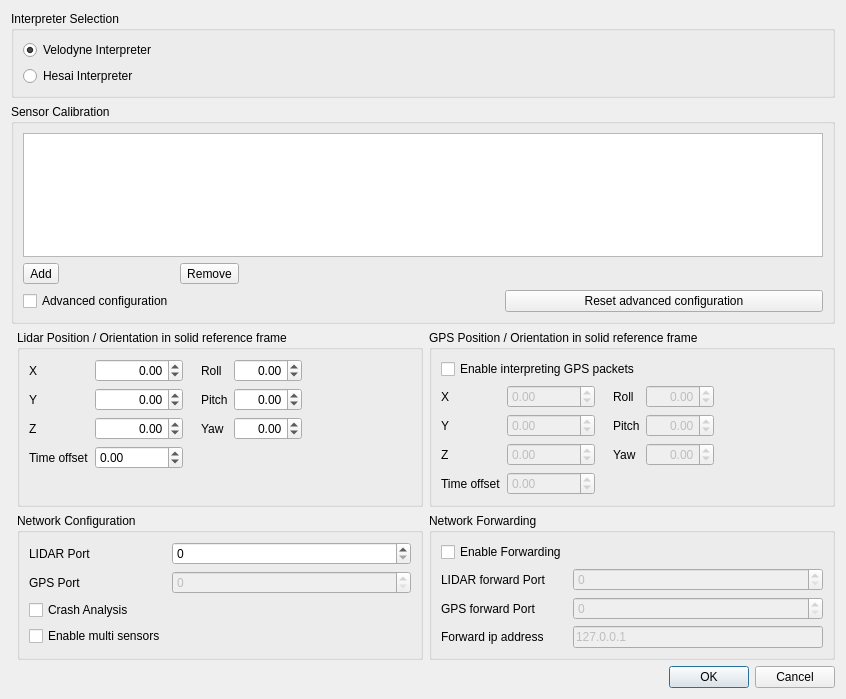
<?xml version="1.0" encoding="UTF-8"?>
<ui version="4.0">
 <class>vvCalibrationDialog</class>
 <widget class="QDialog" name="vvCalibrationDialog">
  <property name="geometry">
   <rect>
    <x>0</x>
    <y>0</y>
    <width>846</width>
    <height>699</height>
   </rect>
  </property>
  <property name="windowTitle">
   <string>Sensor Configuration</string>
  </property>
  <layout class="QGridLayout" name="gridLayout_2" columnstretch="0,0,0">
   <item row="2" column="1">
    <widget class="QGroupBox" name="LidarPositionOrientationGroup">
     <property name="title">
      <string>Lidar Position / Orientation in solid reference frame</string>
     </property>
     <layout class="QHBoxLayout" name="horizontalLayout">
      <item>
       <layout class="QFormLayout" name="RotationLayout">
        <item row="0" column="0">
         <widget class="QLabel" name="LidarXLabel">
          <property name="text">
           <string>X</string>
          </property>
         </widget>
        </item>
        <item row="0" column="1">
         <widget class="QDoubleSpinBox" name="LidarXSpinBox">
          <property name="alignment">
           <set>Qt::AlignRight|Qt::AlignTrailing|Qt::AlignVCenter</set>
          </property>
          <property name="minimum">
           <double>-100.000000000000000</double>
          </property>
          <property name="maximum">
           <double>100.000000000000000</double>
          </property>
         </widget>
        </item>
        <item row="1" column="0">
         <widget class="QLabel" name="LidarYLabel">
          <property name="text">
           <string>Y</string>
          </property>
         </widget>
        </item>
        <item row="1" column="1">
         <widget class="QDoubleSpinBox" name="LidarYSpinBox">
          <property name="alignment">
           <set>Qt::AlignRight|Qt::AlignTrailing|Qt::AlignVCenter</set>
          </property>
          <property name="minimum">
           <double>-100.000000000000000</double>
          </property>
          <property name="maximum">
           <double>100.000000000000000</double>
          </property>
         </widget>
        </item>
        <item row="2" column="0">
         <widget class="QLabel" name="LidarZLabel">
          <property name="text">
           <string>Z</string>
          </property>
         </widget>
        </item>
        <item row="2" column="1">
         <widget class="QDoubleSpinBox" name="LidarZSpinBox">
          <property name="alignment">
           <set>Qt::AlignRight|Qt::AlignTrailing|Qt::AlignVCenter</set>
          </property>
          <property name="minimum">
           <double>-100.000000000000000</double>
          </property>
          <property name="maximum">
           <double>100.000000000000000</double>
          </property>
         </widget>
        </item>
        <item row="3" column="0">
         <widget class="QLabel" name="lidarTimeOffsetLabel">
          <property name="text">
           <string>Time offset</string>
          </property>
         </widget>
        </item>
        <item row="3" column="1">
         <widget class="QDoubleSpinBox" name="lidarTimeOffsetSpinBox">
          <property name="minimum">
           <double>-1000000000.000000000000000</double>
          </property>
          <property name="maximum">
           <double>1000000000.000000000000000</double>
          </property>
         </widget>
        </item>
       </layout>
      </item>
      <item>
       <spacer name="horizontalSpacer_3">
        <property name="orientation">
         <enum>Qt::Horizontal</enum>
        </property>
        <property name="sizeType">
         <enum>QSizePolicy::Fixed</enum>
        </property>
        <property name="sizeHint" stdset="0">
         <size>
          <width>12</width>
          <height>20</height>
         </size>
        </property>
       </spacer>
      </item>
      <item>
       <layout class="QFormLayout" name="OriginLayout">
        <property name="fieldGrowthPolicy">
         <enum>QFormLayout::AllNonFixedFieldsGrow</enum>
        </property>
        <item row="2" column="0">
         <widget class="QLabel" name="LidarPitchLabel">
          <property name="text">
           <string>Pitch</string>
          </property>
         </widget>
        </item>
        <item row="2" column="1">
         <widget class="QDoubleSpinBox" name="LidarPitchSpinBox">
          <property name="alignment">
           <set>Qt::AlignRight|Qt::AlignTrailing|Qt::AlignVCenter</set>
          </property>
          <property name="minimum">
           <double>-90.000000000000000</double>
          </property>
          <property name="maximum">
           <double>90.000000000000000</double>
          </property>
         </widget>
        </item>
        <item row="4" column="0">
         <widget class="QLabel" name="LidarYawLabel">
          <property name="text">
           <string>Yaw</string>
          </property>
         </widget>
        </item>
        <item row="4" column="1">
         <widget class="QDoubleSpinBox" name="LidarYawSpinBox">
          <property name="alignment">
           <set>Qt::AlignRight|Qt::AlignTrailing|Qt::AlignVCenter</set>
          </property>
          <property name="minimum">
           <double>-360.000000000000000</double>
          </property>
          <property name="maximum">
           <double>360.000000000000000</double>
          </property>
         </widget>
        </item>
        <item row="1" column="0">
         <widget class="QLabel" name="LidarRollLabel">
          <property name="text">
           <string>Roll</string>
          </property>
         </widget>
        </item>
        <item row="1" column="1">
         <widget class="QDoubleSpinBox" name="LidarRollSpinBox">
          <property name="alignment">
           <set>Qt::AlignRight|Qt::AlignTrailing|Qt::AlignVCenter</set>
          </property>
          <property name="minimum">
           <double>-180.000000000000000</double>
          </property>
          <property name="maximum">
           <double>180.000000000000000</double>
          </property>
         </widget>
        </item>
       </layout>
      </item>
      <item>
       <spacer name="horizontalSpacer_2">
        <property name="orientation">
         <enum>Qt::Horizontal</enum>
        </property>
        <property name="sizeHint" stdset="0">
         <size>
          <width>0</width>
          <height>20</height>
         </size>
        </property>
       </spacer>
      </item>
     </layout>
    </widget>
   </item>
   <item row="1" column="0" colspan="3">
    <widget class="QGroupBox" name="CalibrationGroup">
     <property name="title">
      <string>Sensor Calibration</string>
     </property>
     <layout class="QGridLayout" name="gridLayout">
      <item row="1" column="1">
       <widget class="QToolButton" name="RemoveButton">
        <property name="text">
         <string>Remove</string>
        </property>
        <property name="icon">
         <iconset theme="list-remove">
          <normaloff>.</normaloff>.</iconset>
        </property>
        <property name="toolButtonStyle">
         <enum>Qt::ToolButtonTextBesideIcon</enum>
        </property>
       </widget>
      </item>
      <item row="1" column="2">
       <spacer name="horizontalSpacer">
        <property name="orientation">
         <enum>Qt::Horizontal</enum>
        </property>
        <property name="sizeHint" stdset="0">
         <size>
          <width>224</width>
          <height>20</height>
         </size>
        </property>
       </spacer>
      </item>
      <item row="0" column="0" colspan="3">
       <widget class="QListWidget" name="ListWidget"/>
      </item>
      <item row="1" column="0">
       <widget class="QToolButton" name="AddButton">
        <property name="text">
         <string>Add</string>
        </property>
        <property name="icon">
         <iconset theme="list-add">
          <normaloff>.</normaloff>.</iconset>
        </property>
        <property name="toolButtonStyle">
         <enum>Qt::ToolButtonTextBesideIcon</enum>
        </property>
       </widget>
      </item>
      <item row="2" column="0">
       <widget class="QCheckBox" name="AdvancedConfiguration">
        <property name="text">
         <string>Advanced configuration</string>
        </property>
       </widget>
      </item>
      <item row="2" column="2">
       <widget class="QPushButton" name="ClearSettingsPushButton">
        <property name="toolTip">
         <string>Reset the advanced configuration by default</string>
        </property>
        <property name="text">
         <string>Reset advanced configuration</string>
        </property>
       </widget>
      </item>
      <item row="2" column="1">
       <spacer name="horizontalSpacer_5">
        <property name="orientation">
         <enum>Qt::Horizontal</enum>
        </property>
        <property name="sizeHint" stdset="0">
         <size>
          <width>220</width>
          <height>20</height>
         </size>
        </property>
       </spacer>
      </item>
     </layout>
    </widget>
   </item>
   <item row="6" column="0" colspan="3">
    <widget class="QDialogButtonBox" name="ButtonBox">
     <property name="orientation">
      <enum>Qt::Horizontal</enum>
     </property>
     <property name="standardButtons">
      <set>QDialogButtonBox::Cancel|QDialogButtonBox::Ok</set>
     </property>
    </widget>
   </item>
   <item row="4" column="2">
    <widget class="QGroupBox" name="NetworkForwardingGroup">
     <property name="title">
      <string>Network Forwarding</string>
     </property>
     <layout class="QFormLayout">
      <property name="fieldGrowthPolicy">
       <enum>QFormLayout::AllNonFixedFieldsGrow</enum>
      </property>
      <item row="2" column="0">
       <widget class="QLabel" name="GPSForwardingPortLabel">
        <property name="text">
         <string>GPS forward Port</string>
        </property>
       </widget>
      </item>
      <item row="2" column="1">
       <widget class="QSpinBox" name="GPSForwardingPortSpinBox">
        <property name="enabled">
         <bool>false</bool>
        </property>
        <property name="maximum">
         <number>65535</number>
        </property>
       </widget>
      </item>
      <item row="1" column="1">
       <widget class="QSpinBox" name="LidarForwardingPortSpinBox">
        <property name="enabled">
         <bool>false</bool>
        </property>
        <property name="maximum">
         <number>65535</number>
        </property>
       </widget>
      </item>
      <item row="1" column="0">
       <widget class="QLabel" name="LidarForwardingPortLabel">
        <property name="text">
         <string>LIDAR forward Port</string>
        </property>
       </widget>
      </item>
      <item row="0" column="0">
       <widget class="QCheckBox" name="EnableForwardingCheckBox">
        <property name="text">
         <string>Enable Forwarding</string>
        </property>
       </widget>
      </item>
      <item row="3" column="0">
       <widget class="QLabel" name="label">
        <property name="text">
         <string>Forward ip address</string>
        </property>
       </widget>
      </item>
      <item row="3" column="1">
       <widget class="QLineEdit" name="ipAddresslineEdit">
        <property name="enabled">
         <bool>false</bool>
        </property>
        <property name="text">
         <string>127.0.0.1</string>
        </property>
        <property name="maxLength">
         <number>15</number>
        </property>
       </widget>
      </item>
     </layout>
    </widget>
   </item>
   <item row="4" column="1">
    <widget class="QGroupBox" name="NetworkGroup">
     <property name="title">
      <string>Network Configuration</string>
     </property>
     <layout class="QFormLayout">
      <property name="fieldGrowthPolicy">
       <enum>QFormLayout::AllNonFixedFieldsGrow</enum>
      </property>
      <item row="0" column="0">
       <widget class="QLabel" name="LidarPortLabel">
        <property name="text">
         <string>LIDAR Port</string>
        </property>
       </widget>
      </item>
      <item row="0" column="1">
       <widget class="QSpinBox" name="LidarPortSpinBox">
        <property name="maximum">
         <number>65535</number>
        </property>
       </widget>
      </item>
      <item row="1" column="0">
       <widget class="QLabel" name="GPSPortLabel_2">
        <property name="text">
         <string>GPS Port</string>
        </property>
       </widget>
      </item>
      <item row="1" column="1">
       <widget class="QSpinBox" name="GPSPortSpinBox">
        <property name="enabled">
         <bool>false</bool>
        </property>
        <property name="maximum">
         <number>65535</number>
        </property>
       </widget>
      </item>
      <item row="2" column="0">
       <widget class="QCheckBox" name="CrashAnalysisCheckBox">
        <property name="enabled">
         <bool>true</bool>
        </property>
        <property name="text">
         <string>Crash Analysis</string>
        </property>
       </widget>
      </item>
      <item row="3" column="0">
       <widget class="QCheckBox" name="EnableMultiSensors">
        <property name="text">
         <string>Enable multi sensors</string>
        </property>
       </widget>
      </item>
     </layout>
    </widget>
   </item>
   <item row="2" column="2">
    <widget class="QGroupBox" name="GPSPositionOrientationGroup">
     <property name="title">
      <string>GPS Position / Orientation in solid reference frame</string>
     </property>
     <property name="flat">
      <bool>false</bool>
     </property>
     <layout class="QVBoxLayout" name="verticalLayout_2">
      <item>
       <widget class="QCheckBox" name="EnableInterpretGPSPackets">
        <property name="enabled">
         <bool>true</bool>
        </property>
        <property name="text">
         <string>Enable interpreting GPS packets</string>
        </property>
       </widget>
      </item>
      <item>
       <layout class="QHBoxLayout" name="horizontalLayout_2">
        <item>
         <layout class="QFormLayout" name="formLayout_4">
          <item row="0" column="0">
           <widget class="QLabel" name="GpsXLabel">
            <property name="text">
             <string>X</string>
            </property>
           </widget>
          </item>
          <item row="0" column="1">
           <widget class="QDoubleSpinBox" name="GpsXSpinBox">
            <property name="enabled">
             <bool>false</bool>
            </property>
            <property name="minimum">
             <double>-100.000000000000000</double>
            </property>
            <property name="maximum">
             <double>100.000000000000000</double>
            </property>
           </widget>
          </item>
          <item row="1" column="0">
           <widget class="QLabel" name="GpsYLabel">
            <property name="text">
             <string>Y</string>
            </property>
           </widget>
          </item>
          <item row="1" column="1">
           <widget class="QDoubleSpinBox" name="GpsYSpinBox">
            <property name="enabled">
             <bool>false</bool>
            </property>
            <property name="minimum">
             <double>-100.000000000000000</double>
            </property>
            <property name="maximum">
             <double>100.000000000000000</double>
            </property>
           </widget>
          </item>
          <item row="2" column="0">
           <widget class="QLabel" name="GpsZLabel">
            <property name="text">
             <string>Z</string>
            </property>
           </widget>
          </item>
          <item row="2" column="1">
           <widget class="QDoubleSpinBox" name="GpsZSpinBox">
            <property name="enabled">
             <bool>false</bool>
            </property>
            <property name="minimum">
             <double>-100.000000000000000</double>
            </property>
            <property name="maximum">
             <double>100.000000000000000</double>
            </property>
           </widget>
          </item>
          <item row="3" column="0">
           <widget class="QLabel" name="gpsTimeOffsetLabel">
            <property name="text">
             <string>Time offset</string>
            </property>
           </widget>
          </item>
          <item row="3" column="1">
           <widget class="QDoubleSpinBox" name="gpsTimeOffsetSpinBox">
            <property name="enabled">
             <bool>false</bool>
            </property>
            <property name="minimum">
             <double>-1000000000.000000000000000</double>
            </property>
            <property name="maximum">
             <double>1000000000.000000000000000</double>
            </property>
           </widget>
          </item>
         </layout>
        </item>
        <item>
         <spacer name="horizontalSpacer_6">
          <property name="orientation">
           <enum>Qt::Horizontal</enum>
          </property>
          <property name="sizeType">
           <enum>QSizePolicy::Fixed</enum>
          </property>
          <property name="sizeHint" stdset="0">
           <size>
            <width>12</width>
            <height>20</height>
           </size>
          </property>
         </spacer>
        </item>
        <item>
         <layout class="QFormLayout">
          <property name="fieldGrowthPolicy">
           <enum>QFormLayout::AllNonFixedFieldsGrow</enum>
          </property>
          <item row="1" column="0">
           <widget class="QLabel" name="GpsRollLabel">
            <property name="text">
             <string>Roll</string>
            </property>
           </widget>
          </item>
          <item row="1" column="1">
           <widget class="QDoubleSpinBox" name="GpsRollSpinBox">
            <property name="enabled">
             <bool>false</bool>
            </property>
            <property name="alignment">
             <set>Qt::AlignRight|Qt::AlignTrailing|Qt::AlignVCenter</set>
            </property>
            <property name="minimum">
             <double>-180.000000000000000</double>
            </property>
            <property name="maximum">
             <double>180.000000000000000</double>
            </property>
           </widget>
          </item>
          <item row="2" column="0">
           <widget class="QLabel" name="GpsPitchLabel">
            <property name="text">
             <string>Pitch</string>
            </property>
           </widget>
          </item>
          <item row="2" column="1">
           <widget class="QDoubleSpinBox" name="GpsPitchSpinBox">
            <property name="enabled">
             <bool>false</bool>
            </property>
            <property name="alignment">
             <set>Qt::AlignRight|Qt::AlignTrailing|Qt::AlignVCenter</set>
            </property>
            <property name="minimum">
             <double>-90.000000000000000</double>
            </property>
            <property name="maximum">
             <double>90.000000000000000</double>
            </property>
           </widget>
          </item>
          <item row="4" column="0">
           <widget class="QLabel" name="GpsYawLabel">
            <property name="text">
             <string>Yaw</string>
            </property>
           </widget>
          </item>
          <item row="4" column="1">
           <widget class="QDoubleSpinBox" name="GpsYawSpinBox">
            <property name="enabled">
             <bool>false</bool>
            </property>
            <property name="alignment">
             <set>Qt::AlignRight|Qt::AlignTrailing|Qt::AlignVCenter</set>
            </property>
            <property name="minimum">
             <double>-360.000000000000000</double>
            </property>
            <property name="maximum">
             <double>360.000000000000000</double>
            </property>
           </widget>
          </item>
         </layout>
        </item>
        <item>
         <spacer name="horizontalSpacer_4">
          <property name="orientation">
           <enum>Qt::Horizontal</enum>
          </property>
          <property name="sizeHint" stdset="0">
           <size>
            <width>20</width>
            <height>20</height>
           </size>
          </property>
         </spacer>
        </item>
       </layout>
      </item>
     </layout>
    </widget>
   </item>
   <item row="0" column="0" colspan="3">
    <widget class="QGroupBox" name="InterpreterBox">
     <property name="title">
      <string>Interpreter Selection</string>
     </property>
     <layout class="QVBoxLayout" name="verticalLayout">
      <item>
       <widget class="QRadioButton" name="interpreterRadio_velodyne">
        <property name="text">
         <string>Velodyne Interpreter</string>
        </property>
        <property name="checked">
         <bool>true</bool>
        </property>
       </widget>
      </item>
      <item>
       <widget class="QRadioButton" name="interpreterRadio_hesai">
        <property name="text">
         <string>Hesai Interpreter</string>
        </property>
       </widget>
      </item>
     </layout>
    </widget>
   </item>
  </layout>
 </widget>
 <resources/>
 <connections>
  <connection>
   <sender>ButtonBox</sender>
   <signal>accepted()</signal>
   <receiver>vvCalibrationDialog</receiver>
   <slot>accept()</slot>
   <hints>
    <hint type="sourcelabel">
     <x>248</x>
     <y>254</y>
    </hint>
    <hint type="destinationlabel">
     <x>157</x>
     <y>274</y>
    </hint>
   </hints>
  </connection>
  <connection>
   <sender>ButtonBox</sender>
   <signal>rejected()</signal>
   <receiver>vvCalibrationDialog</receiver>
   <slot>reject()</slot>
   <hints>
    <hint type="sourcelabel">
     <x>316</x>
     <y>260</y>
    </hint>
    <hint type="destinationlabel">
     <x>286</x>
     <y>274</y>
    </hint>
   </hints>
  </connection>
 </connections>
</ui>
